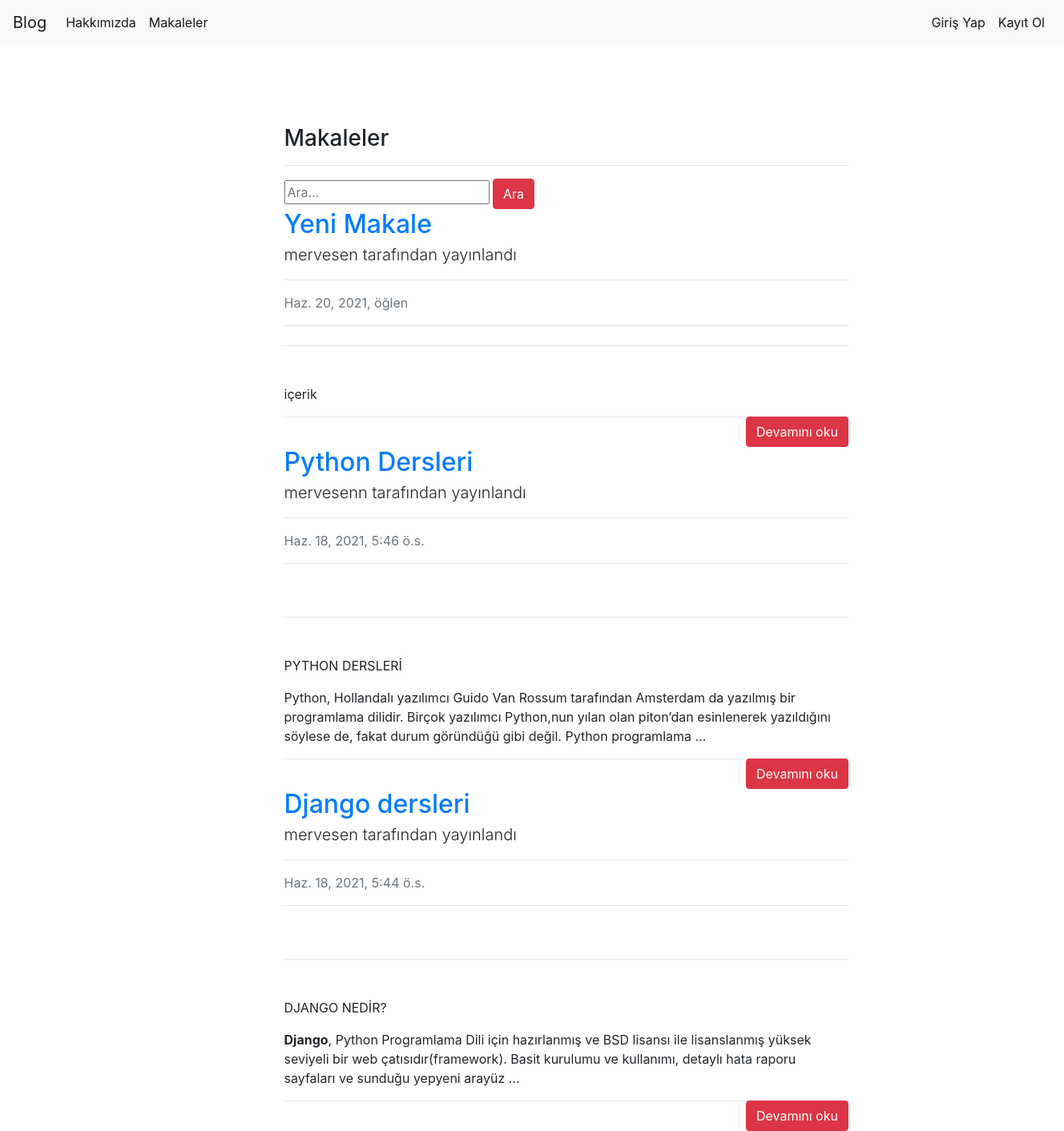
The app's page /articles/ with its own data.
### article/models.py (models this page shows, shortened)
class Article(models.Model):
    author = models.ForeignKey("auth.User",on_delete=models.CASCADE,verbose_name="Yazar")
    title = models.CharField(max_length=50,verbose_name="Başlık")
    content = RichTextField()
    created_date = models.DateTimeField(auto_now_add=True, verbose_name="Değiştirilme Tarihi")
    article_image = models.FileField(blank=True, null=True, verbose_name="Makaleye Fotoğraf Ekleyin")
    class Meta:
        ordering = ['-created_date']

### article/views.py (the view)
# urls.py: path('',views.articles,name="articles"),
def articles(request):
    keyword = request.GET.get("keyword")
    if keyword:
        articles = Article.objects.filter(title__contains = keyword)
        return render(request,"articles.html",{"articles":articles})
    articles = Article.objects.all()
    return render(request,"articles.html",{"articles":articles})

### templates/articles.html (shortened to what this page needs)
{% extends "layout.html" %}
{% block body %}
<div class = "row">
    <div class="col-md-10 offset-md-3">
        <div class="col-lg-8">
            <h3>Makaleler</h3>
            <hr>
        </div>
    </div>
</div>
<div class = "row">
    <div class="col-md-10 offset-md-3">
        <div class="col-lg-8">
            <form>
                <input type="text" name="keyword" class="input-sm" maxlength="64" placeholder="Ara...">
              <button type="submit" class="btn btn-danger">Ara</button>
            </form>
        </div>
    </div>
</div>
{% if articles %}
{% for article in articles %}
    <div class="row">
        <div class="col-md-10 offset-md-3">
        <div class="col-lg-8">
            <article>
                <div class="mb-4">
                    <a href="{% url 'article:detail' article.id %}"><h2 class="fw-bolder mb-1">{{article.title}}</h2></a>
                    <p class="lead">
                    {{article.author.username}} tarafından yayınlandı
                    </p>
                    <hr>
                    <div class="text-muted fst-italic mb-2">{{article.created_date}}</div>
                    <hr>
                </div>
                <hr>
                <p class="mb-5">
                    {{article.content|safe|truncatewords:30}}
                </p>
                <a style = "float : right;" href = "/articles/article/{{article.id}}" class="btn btn-danger">Devamını oku</a>
                <hr>
            </article>
        </div>
        </div>
    </div>
{% endfor %}
{% endif %}
{% endblock body %}

### templates/layout.html (shortened to what this page needs)
<!DOCTYPE html>
{%load static%}
<html lang="en">
<head>
    <link rel = "stylesheet" href="{% static 'css/bootstrap.min.css'%}">
</head>
<body>
        {% include "includes/navbar.html" %}
        {% block body %}
        {% endblock body %}
</body>
</html>

### templates/includes/navbar.html (shortened to what this page needs)
<nav class="navbar navbar-expand-lg navbar-light bg-light">
    <a class="navbar-brand" href="{% url 'index' %}">Blog</a>
    <div class="collapse navbar-collapse" id="navbarSupportedContent">
      <ul class="navbar-nav mr-auto">
        <li class="nav-item active">
          <a class="nav-link" href="{% url 'about' %}">Hakkımızda</a>
        </li>
        <li class="nav-item active">
            <a class="nav-link" href="{% url 'article:articles' %}">Makaleler</a>
        </li>
      </ul>
      <ul class ="navbar-nav ml-auto">
      {% if request.user.is_authenticated %}
      <li class="nav-item active">
            <a class="nav-link" href="{% url 'article:dashboard' %}">Kontrol Paneli</a>
      </li>
      <li class="nav-item active">
            <a class="nav-link" href="{% url 'user:logout' %}">Çıkış Yap</a>
      </li>
      {% else %}
      <li class="nav-item active">
            <a class="nav-link" href="{% url 'user:login' %}">Giriş Yap</a>
      </li>
      {% endif %}
      <li class="nav-item active">
            <a class="nav-link" href="{% url 'user:register' %}">Kayıt Ol</a>
      </li>
      </ul>
    </div>
  </nav>

### records on screen
Article: title "Yeni Makale", author.username "mervesen", created_date "Haz. 20, 2021, öğlen", content "içerik"
Article: title "Python Dersleri", author.username "mervesenn", created_date "Haz. 18, 2021, 5:46 ö.s.", content "PYTHON DERSLERİ Python, Hollandalı yazılımcı Guido Van Rossum tarafından Amsterdam da yazılmış bir programlama dilidir. Birçok yazılımcı Python,nun yılan olan piton’dan esinlenerek yazıldığını söylese de, fakat durum göründüğü gibi değil. Python programlama …"
Article: title "Django dersleri", author.username "mervesen", created_date "Haz. 18, 2021, 5:44 ö.s.", content "DJANGO NEDİR? Django , Python Programlama Dili için hazırlanmış ve BSD lisansı ile lisanslanmış yüksek seviyeli bir web çatısıdır(framework). Basit kurulumu ve kullanımı, detaylı hata raporu sayfaları ve sunduğu yepyeni arayüz …"
